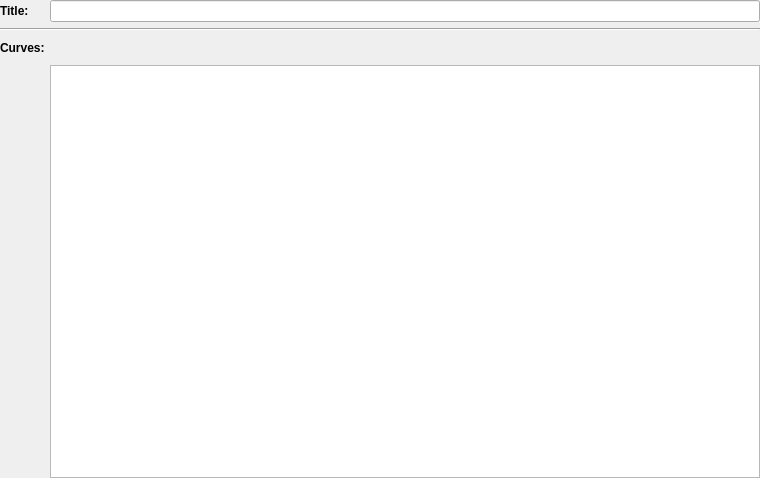
<?xml version="1.0" encoding="UTF-8"?>
<ui version="4.0">
 <class>PlotConfigWidget</class>
 <widget class="QWidget" name="PlotConfigWidget">
  <property name="geometry">
   <rect>
    <x>0</x>
    <y>0</y>
    <width>760</width>
    <height>478</height>
   </rect>
  </property>
  <property name="windowTitle">
   <string>Form</string>
  </property>
  <layout class="QGridLayout" name="gridLayout" columnstretch="0,0,0,0,0,0">
   <property name="horizontalSpacing">
    <number>5</number>
   </property>
   <property name="verticalSpacing">
    <number>-1</number>
   </property>
   <property name="margin">
    <number>0</number>
   </property>
   <item row="2" column="0">
    <widget class="QLabel" name="label_2">
     <property name="minimumSize">
      <size>
       <width>0</width>
       <height>0</height>
      </size>
     </property>
     <property name="font">
      <font>
       <weight>75</weight>
       <bold>true</bold>
      </font>
     </property>
     <property name="text">
      <string>Curves:</string>
     </property>
    </widget>
   </item>
   <item row="2" column="1">
    <spacer name="horizontalSpacer">
     <property name="orientation">
      <enum>Qt::Horizontal</enum>
     </property>
     <property name="sizeType">
      <enum>QSizePolicy::Expanding</enum>
     </property>
     <property name="sizeHint" stdset="0">
      <size>
       <width>40</width>
       <height>20</height>
      </size>
     </property>
    </spacer>
   </item>
   <item row="0" column="0">
    <widget class="QLabel" name="label">
     <property name="font">
      <font>
       <weight>75</weight>
       <bold>true</bold>
      </font>
     </property>
     <property name="text">
      <string>Title:</string>
     </property>
    </widget>
   </item>
   <item row="3" column="0">
    <spacer name="verticalSpacer">
     <property name="orientation">
      <enum>Qt::Vertical</enum>
     </property>
     <property name="sizeHint" stdset="0">
      <size>
       <width>20</width>
       <height>40</height>
      </size>
     </property>
    </spacer>
   </item>
   <item row="2" column="2">
    <layout class="QHBoxLayout" name="horizontalLayout">
     <property name="spacing">
      <number>0</number>
     </property>
     <item>
      <widget class="QPushButton" name="pushButtonAdd">
       <property name="minimumSize">
        <size>
         <width>22</width>
         <height>22</height>
        </size>
       </property>
       <property name="maximumSize">
        <size>
         <width>22</width>
         <height>22</height>
        </size>
       </property>
       <property name="cursor">
        <cursorShape>PointingHandCursor</cursorShape>
       </property>
       <property name="toolTip">
        <string>Add curve</string>
       </property>
       <property name="text">
        <string/>
       </property>
       <property name="icon">
        <iconset>
         <normaloff>../resource/16x16/add.png</normaloff>../resource/16x16/add.png</iconset>
       </property>
       <property name="iconSize">
        <size>
         <width>16</width>
         <height>16</height>
        </size>
       </property>
       <property name="flat">
        <bool>true</bool>
       </property>
      </widget>
     </item>
     <item>
      <widget class="QPushButton" name="pushButtonEdit">
       <property name="minimumSize">
        <size>
         <width>22</width>
         <height>22</height>
        </size>
       </property>
       <property name="maximumSize">
        <size>
         <width>22</width>
         <height>22</height>
        </size>
       </property>
       <property name="cursor">
        <cursorShape>PointingHandCursor</cursorShape>
       </property>
       <property name="toolTip">
        <string>Edit curve</string>
       </property>
       <property name="text">
        <string/>
       </property>
       <property name="icon">
        <iconset>
         <normaloff>../resource/16x16/edit.png</normaloff>../resource/16x16/edit.png</iconset>
       </property>
       <property name="iconSize">
        <size>
         <width>16</width>
         <height>16</height>
        </size>
       </property>
       <property name="flat">
        <bool>true</bool>
       </property>
      </widget>
     </item>
     <item>
      <widget class="QPushButton" name="pushButtonRemove">
       <property name="minimumSize">
        <size>
         <width>22</width>
         <height>22</height>
        </size>
       </property>
       <property name="maximumSize">
        <size>
         <width>22</width>
         <height>22</height>
        </size>
       </property>
       <property name="cursor">
        <cursorShape>PointingHandCursor</cursorShape>
       </property>
       <property name="toolTip">
        <string>Remove curve</string>
       </property>
       <property name="text">
        <string/>
       </property>
       <property name="icon">
        <iconset>
         <normaloff>../resource/22x22/remove.png</normaloff>../resource/22x22/remove.png</iconset>
       </property>
       <property name="iconSize">
        <size>
         <width>16</width>
         <height>16</height>
        </size>
       </property>
       <property name="flat">
        <bool>true</bool>
       </property>
      </widget>
     </item>
    </layout>
   </item>
   <item row="0" column="1" colspan="2">
    <widget class="QLineEdit" name="lineEditTitle">
     <property name="sizePolicy">
      <sizepolicy hsizetype="MinimumExpanding" vsizetype="Fixed">
       <horstretch>0</horstretch>
       <verstretch>0</verstretch>
      </sizepolicy>
     </property>
    </widget>
   </item>
   <item row="1" column="0" colspan="3">
    <widget class="Line" name="line">
     <property name="orientation">
      <enum>Qt::Horizontal</enum>
     </property>
    </widget>
   </item>
   <item row="3" column="1" colspan="2">
    <widget class="rqt_multiplot::CurveListWidget" name="listWidgetCurves">
     <property name="resizeMode">
      <enum>QListView::Fixed</enum>
     </property>
     <property name="spacing">
      <number>0</number>
     </property>
    </widget>
   </item>
  </layout>
 </widget>
 <customwidgets>
  <customwidget>
   <class>rqt_multiplot::CurveListWidget</class>
   <extends>QListWidget</extends>
   <header location="global">rqt_multiplot/CurveListWidget.h</header>
  </customwidget>
 </customwidgets>
 <resources/>
 <connections/>
</ui>
